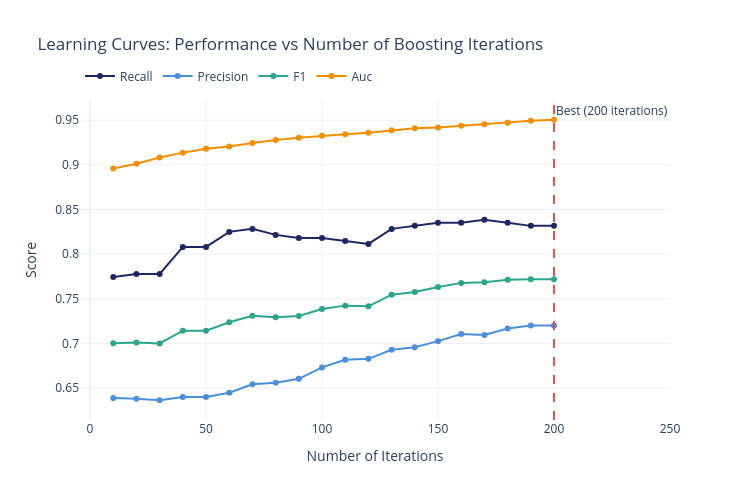

Here is the notebook cell this chart was saved with:
### Markdown cell above
---
## 7. Learning Curves: Performance vs Iterations

### Code cell
# Train models with increasing iterations to show learning curves
best_cb_params = best_cb.get_params()
max_iters = best_cb_params["iterations"]
iterations_range = list(range(10, max_iters + 1, 10))
if max_iters not in iterations_range:
    iterations_range.append(max_iters)

learning_curves = []
for n_iter in iterations_range:
    cb_temp = CatBoostClassifier(
        iterations=n_iter,
        depth=best_cb_params.get("depth", 6),
        learning_rate=best_cb_params.get("learning_rate", 0.1),
        l2_leaf_reg=best_cb_params.get("l2_leaf_reg", 3),
        subsample=best_cb_params.get("subsample", 1.0),
        scale_pos_weight=pos_weight,
        random_state=RANDOM_STATE,
        verbose=0,
    )

    cb_temp.fit(X_train_prep, y_train, verbose=False)
    y_pred_t = cb_temp.predict(X_test_prep)
    y_score_t = cb_temp.predict_proba(X_test_prep)[:, 1]

    learning_curves.append({
        "iterations": n_iter,
        "recall": recall_score(y_test, y_pred_t),
        "precision": precision_score(y_test, y_pred_t, zero_division=0),
        "f1": f1_score(y_test, y_pred_t),
        "auc": roc_auc_score(y_test, y_score_t),
    })

df_curves = pd.DataFrame(learning_curves)
fig_curves = go.Figure()
for metric, color in [("recall", COLORS["navy"]), ("precision", COLORS["accent"]),
                       ("f1", COLORS["green"]), ("auc", COLORS["orange"])]:
    fig_curves.add_trace(go.Scatter(
        x=df_curves["iterations"], y=df_curves[metric],
        name=metric.capitalize(),
        line=dict(color=color, width=2),
        mode="lines+markers",
    ))
fig_curves.add_vline(x=max_iters, line_dash="dash", line_color=COLORS["red"],
                     annotation_text=f"Best ({max_iters} iterations)")
fig_curves.update_layout(
    title="Learning Curves: Performance vs Number of Boosting Iterations",
    xaxis_title="Number of Iterations",
    yaxis_title="Score",
    height=500, width=750,
    legend=dict(orientation="h", y=1.12),
)
fig_curves.show()
save_chart(fig_curves, MODEL_SLUG, "learning_curves")

### Figure 1 — Plotly figure (JSON) as saved in the notebook; plotly's stock layout.template omitted (floating-point values rounded to 4 significant figures)
{"data": [{"line": {"color": "#1E2761", "width": 2}, "mode": "lines+markers", "name": "Recall", "type": "scatter", "x": [10, 20, 30, 40, 50, 60, 70, 80, 90, 100, 110, 120, 130, 140, 150, 160, 170, 180, 190, 200], "y": [0.7744, 0.7778, 0.7778, 0.8081, 0.8081, 0.8249, 0.8283, 0.8215, 0.8182, 0.8182, 0.8148, 0.8114, 0.8283, 0.8316, 0.835, 0.835, 0.8384, 0.835, 0.8316, 0.8316]}, {"line": {"color": "#4A90D9", "width": 2}, "mode": "lines+markers", "name": "Precision", "type": "scatter", "x": [10, 20, 30, 40, 50, 60, 70, 80, 90, 100, 110, 120, 130, 140, 150, 160, 170, 180, 190, 200], "y": [0.6389, 0.6381, 0.6364, 0.64, 0.64, 0.6447, 0.6543, 0.6559, 0.6603, 0.6731, 0.6817, 0.6827, 0.693, 0.6958, 0.7025, 0.7106, 0.7094, 0.7168, 0.7201, 0.7201]}, {"line": {"color": "#2CA58D", "width": 2}, "mode": "lines+markers", "name": "F1", "type": "scatter", "x": [10, 20, 30, 40, 50, 60, 70, 80, 90, 100, 110, 120, 130, 140, 150, 160, 170, 180, 190, 200], "y": [0.7002, 0.7011, 0.7, 0.7143, 0.7143, 0.7238, 0.7311, 0.7294, 0.7308, 0.7386, 0.7423, 0.7415, 0.7546, 0.7577, 0.7631, 0.7678, 0.7685, 0.7714, 0.7719, 0.7719]}, {"line": {"color": "#F18F01", "width": 2}, "mode": "lines+markers", "name": "Auc", "type": "scatter", "x": [10, 20, 30, 40, 50, 60, 70, 80, 90, 100, 110, 120, 130, 140, 150, 160, 170, 180, 190, 200], "y": [0.8959, 0.9013, 0.9083, 0.9137, 0.9181, 0.9206, 0.9244, 0.9279, 0.9302, 0.9326, 0.9342, 0.9359, 0.9388, 0.9409, 0.9418, 0.9438, 0.9455, 0.9472, 0.9493, 0.9505]}], "layout": {"annotations": [{"showarrow": false, "text": "Best (200 iterations)", "x": 200, "xanchor": "left", "xref": "x", "y": 1, "yanchor": "top", "yref": "y domain"}], "height": 500, "legend": {"orientation": "h", "y": 1.12}, "shapes": [{"line": {"color": "#E15554", "dash": "dash"}, "type": "line", "x0": 200, "x1": 200, "xref": "x", "y0": 0, "y1": 1, "yref": "y domain"}], "title": {"text": "Learning Curves: Performance vs Number of Boosting Iterations"}, "width": 750, "xaxis": {"title": {"text": "Number of Iterations"}}, "yaxis": {"title": {"text": "Score"}}}}
